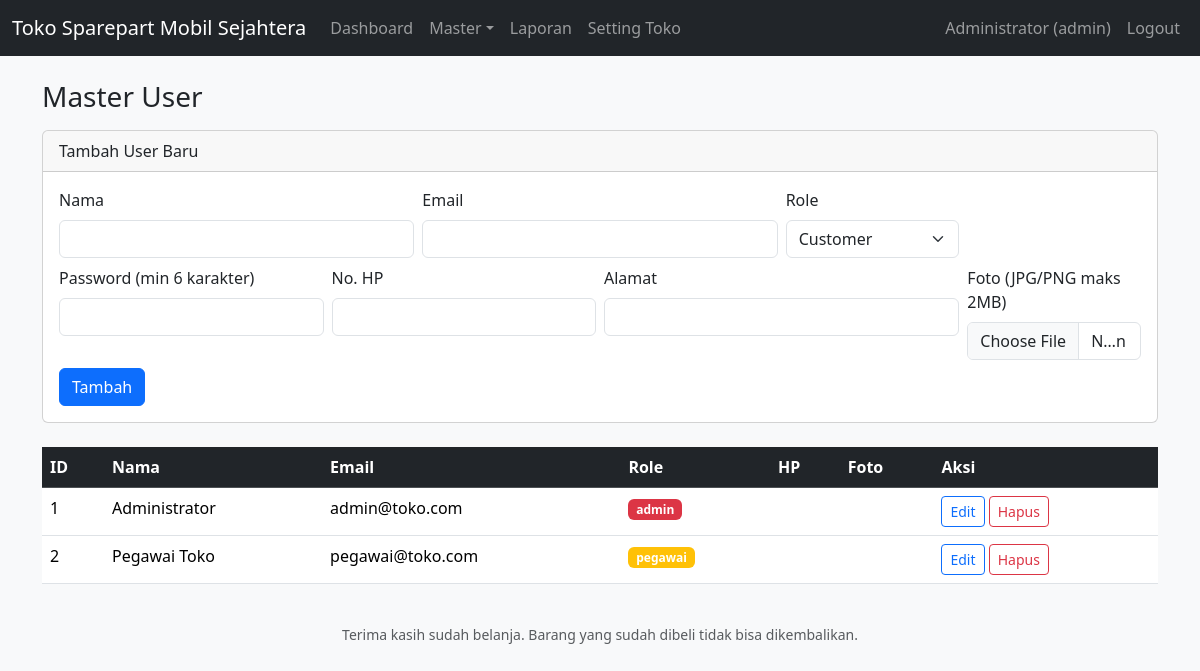
The page /admin/users.php (signed in) on the database its author committed.
### tables this page shows
CREATE TABLE users (
  id INT AUTO_INCREMENT PRIMARY KEY,
  nama VARCHAR(100) NOT NULL,
  email VARCHAR(100) NOT NULL UNIQUE,
  password VARCHAR(255) NOT NULL,
  role ENUM('admin','pegawai','customer') NOT NULL DEFAULT 'customer',
  no_telp VARCHAR(20),
  alamat TEXT,
  foto VARCHAR(255),
  created_at DATETIME DEFAULT CURRENT_TIMESTAMP
);

### config/db.php (called while the page is built, shortened)
<?php
try {
    $DB = new PDO(
        'mysql:host=' . DB_HOST . ';dbname=' . DB_NAME . ';charset=utf8mb4',
        DB_USER,
        DB_PASS,
        [PDO::ATTR_ERRMODE => PDO::ERRMODE_EXCEPTION]
    );
} catch (PDOException $e) {
    die('Koneksi database gagal: ' . $e->getMessage()
        . ' — pastikan database sudah diimpor lewat database.sql');
}
function db() {
    global $DB;
    return $DB;
}
function e($teks) {
    return htmlspecialchars((string)$teks, ENT_QUOTES, 'UTF-8');
}
function user() {
    return [
        'id'    => $_SESSION['user_id']   ?? null,
        'nama'  => $_SESSION['nama']      ?? null,
        'role'  => $_SESSION['role']      ?? null,
        'foto'  => $_SESSION['foto']      ?? null,
    ];
}
function info_toko() {
    static $hasil = null;
    if ($hasil === null) {
        $hasil = [];
        foreach (db()->query('SELECT kunci, nilai FROM setting_toko') as $r) {
            $hasil[$r['kunci']] = $r['nilai'];
        }
    }
    return $hasil;
}

### admin/users.php (the view, shortened to what this page needs)
<?php
require_once __DIR__ . '/../config/db.php';
$edit = null;
$daftar = db()->query('SELECT * FROM users ORDER BY id')->fetchAll();
require __DIR__ . '/../includes/header.php';
?>
<h3 class="mb-3">Master User</h3>
<div class="card mb-4">
  <div class="card-header">
    <?= $edit ? 'Edit User: ' . e($edit['nama']) : 'Tambah User Baru' ?>
  </div>
  <div class="card-body">
    <form method="post" enctype="multipart/form-data" class="row g-2">
      <div class="col-md-4"><label class="form-label">Nama</label>
        <input name="nama" class="form-control" required value="<?= e($edit['nama'] ?? '') ?>"></div>
      <div class="col-md-4"><label class="form-label">Email</label>
        <input type="email" name="email" class="form-control" required value="<?= e($edit['email'] ?? '') ?>"></div>
      <div class="col-md-2"><label class="form-label">Role</label>
        <select name="role" class="form-select">
          <?php foreach (['customer','pegawai','admin'] as $r): ?>
            <option value="<?= $r ?>" <?= ($edit['role'] ?? 'customer') === $r ? 'selected' : '' ?>><?= ucfirst($r) ?></option>
          <?php endforeach; ?>
        </select></div>
      <div class="col-md-3"><label class="form-label">Password <?= $edit ? '(kosongkan kalau tidak diganti)' : '(min 6 karakter)' ?></label>
        <input type="password" name="password" class="form-control" <?= $edit ? '' : 'required minlength="6"' ?>></div>
      <div class="col-md-3"><label class="form-label">No. HP</label>
        <input name="no_telp" class="form-control" value="<?= e($edit['no_telp'] ?? '') ?>"></div>
      <div class="col-md-4"><label class="form-label">Alamat</label>
        <input name="alamat" class="form-control" value="<?= e($edit['alamat'] ?? '') ?>"></div>
      <div class="col-md-2"><label class="form-label">Foto (JPG/PNG maks 2MB)</label>
        <input type="file" name="foto" accept="image/*" class="form-control"></div>
      <div class="col-md-2 d-flex align-items-end">
        <button class="btn btn-primary me-1"><?= $edit ? 'Simpan' : 'Tambah' ?></button>
      </div>
    </form>
  </div>
</div>
<table class="table table-hover bg-white">
  <tr class="table-dark">
    <th>ID</th><th>Nama</th><th>Email</th><th>Role</th><th>HP</th><th>Foto</th><th>Aksi</th>
  </tr>
  <?php foreach ($daftar as $u): ?>
  <tr>
    <td><?= (int)$u['id'] ?></td>
    <td><?= e($u['nama']) ?></td>
    <td><?= e($u['email']) ?></td>
    <td><span class="badge bg-<?= $u['role']==='admin'?'danger':($u['role']==='pegawai'?'warning':'success') ?>">
        <?= e($u['role']) ?></span></td>
    <td><?= e($u['no_telp']) ?></td>
    <td><?php if ($u['foto']): ?>
        <?php endif; ?></td>
    <td>
      <a class="btn btn-sm btn-outline-primary" href="users.php?edit=<?= (int)$u['id'] ?>">Edit</a>
      <form method="post" class="d-inline" onsubmit="return confirm('Yakin hapus <?= e($u['nama']) ?>?')">
        <button class="btn btn-sm btn-outline-danger">Hapus</button>
      </form>
    </td>
  </tr>
  <?php endforeach; ?>
</table>
<?php require __DIR__ . '/../includes/footer.php'; ?>

### includes/header.php (shortened to what this page needs)
<?php
require_once __DIR__ . '/../config/db.php';
$toko = info_toko();
$u    = user();
?>
<!DOCTYPE html>
<html lang="id">
<head>
<link href="https://cdn.jsdelivr.net/npm/bootstrap@5.3.3/dist/css/bootstrap.min.css" rel="stylesheet">
</head>
<body class="bg-body-tertiary">
<nav class="navbar navbar-expand-lg navbar-dark bg-dark">
  <div class="container-fluid">
    <a class="navbar-brand" href="<?= BASE_URL ?>">
      <?= e($toko['nama_toko'] ?? 'Toko Sparepart') ?>
    </a>
    <div class="collapse navbar-collapse" id="menu">
      <ul class="navbar-nav me-auto">
        <?php  if ($u['role'] === 'admin'): ?>
          <li class="nav-item"><a class="nav-link" href="<?= BASE_URL ?>admin/dashboard.php">Dashboard</a></li>
          <li class="nav-item dropdown">
            <a class="nav-link dropdown-toggle" data-bs-toggle="dropdown" href="#">Master</a>
          </li>
          <li class="nav-item"><a class="nav-link" href="<?= BASE_URL ?>admin/laporan.php">Laporan</a></li>
          <li class="nav-item"><a class="nav-link" href="<?= BASE_URL ?>admin/setting.php">Setting Toko</a></li>
        <?php  endif; ?>
      </ul>
      <ul class="navbar-nav">
        <li class="nav-item"><a class="nav-link" href="<?= BASE_URL ?>auth/profil.php">
          <?= e($u['nama']) ?> (<?= e($u['role']) ?>)
        </a></li>
        <li class="nav-item"><a class="nav-link btn btn-outline-warning" href="<?= BASE_URL ?>auth/logout.php">Logout</a></li>
      </ul>
    </div>
  </div>
</nav>
<div class="container py-4">

### rows shown on the page
users: nama "Administrator", role "admin", id "1", email "admin@toko.com"
users: id "2", nama "Pegawai Toko", email "pegawai@toko.com", role "pegawai"

### other values the page prints
$toko['nama_toko'] "Toko Sparepart Mobil Sejahtera"
info_toko()['footer_struk'] "Terima kasih sudah belanja. Barang yang sudah dibeli tidak bisa dikembalikan."
form field role "Customer"
